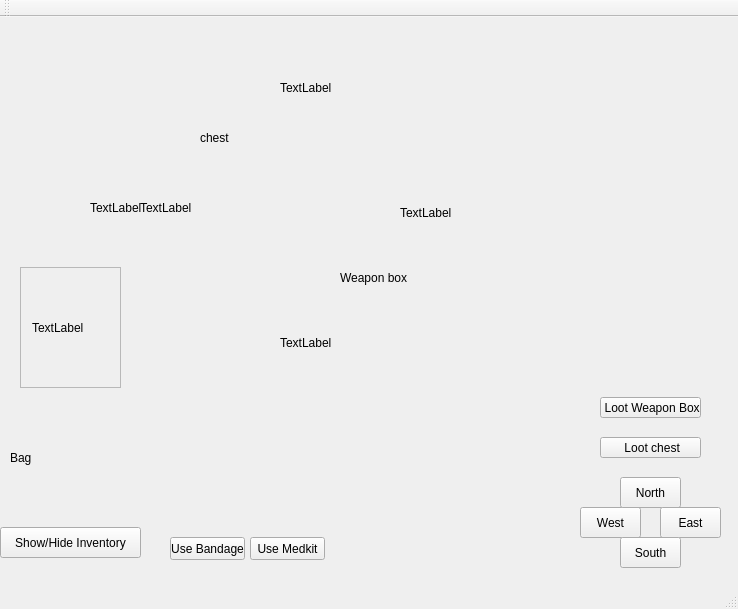
<?xml version="1.0" encoding="UTF-8"?>
<ui version="4.0">
 <class>MainWindow</class>
 <widget class="QMainWindow" name="MainWindow">
  <property name="enabled">
   <bool>true</bool>
  </property>
  <property name="geometry">
   <rect>
    <x>0</x>
    <y>0</y>
    <width>738</width>
    <height>609</height>
   </rect>
  </property>
  <property name="windowTitle">
   <string>MainWindow</string>
  </property>
  <widget class="QWidget" name="centralWidget">
   <widget class="QPushButton" name="pushButton">
    <property name="geometry">
     <rect>
      <x>580</x>
      <y>490</y>
      <width>61</width>
      <height>31</height>
     </rect>
    </property>
    <property name="text">
     <string>West</string>
    </property>
   </widget>
   <widget class="QPushButton" name="pushButton_3">
    <property name="geometry">
     <rect>
      <x>620</x>
      <y>460</y>
      <width>61</width>
      <height>31</height>
     </rect>
    </property>
    <property name="text">
     <string>North</string>
    </property>
   </widget>
   <widget class="QPushButton" name="pushButton_2">
    <property name="geometry">
     <rect>
      <x>660</x>
      <y>490</y>
      <width>61</width>
      <height>31</height>
     </rect>
    </property>
    <property name="text">
     <string>East</string>
    </property>
   </widget>
   <widget class="QPushButton" name="pushButton_4">
    <property name="geometry">
     <rect>
      <x>620</x>
      <y>520</y>
      <width>61</width>
      <height>31</height>
     </rect>
    </property>
    <property name="text">
     <string>South</string>
    </property>
   </widget>
   <widget class="QPushButton" name="pushButton_6">
    <property name="geometry">
     <rect>
      <x>600</x>
      <y>420</y>
      <width>101</width>
      <height>21</height>
     </rect>
    </property>
    <property name="text">
     <string> Loot chest</string>
    </property>
   </widget>
   <widget class="QPushButton" name="pushButton_7">
    <property name="geometry">
     <rect>
      <x>0</x>
      <y>510</y>
      <width>141</width>
      <height>31</height>
     </rect>
    </property>
    <property name="text">
     <string>Show/Hide Inventory</string>
    </property>
   </widget>
   <widget class="QScrollArea" name="scrollArea">
    <property name="geometry">
     <rect>
      <x>20</x>
      <y>250</y>
      <width>101</width>
      <height>121</height>
     </rect>
    </property>
    <property name="widgetResizable">
     <bool>true</bool>
    </property>
    <widget class="QWidget" name="scrollAreaWidgetContents">
     <property name="geometry">
      <rect>
       <x>0</x>
       <y>0</y>
       <width>99</width>
       <height>119</height>
      </rect>
     </property>
     <layout class="QGridLayout" name="gridLayout">
      <item row="0" column="0">
       <widget class="QLabel" name="label_5">
        <property name="text">
         <string>TextLabel</string>
        </property>
       </widget>
      </item>
     </layout>
    </widget>
   </widget>
   <widget class="QLabel" name="label_6">
    <property name="geometry">
     <rect>
      <x>10</x>
      <y>390</y>
      <width>101</width>
      <height>101</height>
     </rect>
    </property>
    <property name="text">
     <string>Bag</string>
    </property>
   </widget>
   <widget class="QLabel" name="label_7">
    <property name="geometry">
     <rect>
      <x>140</x>
      <y>20</y>
      <width>451</width>
      <height>341</height>
     </rect>
    </property>
    <property name="text">
     <string>TextLabel</string>
    </property>
   </widget>
   <widget class="QLabel" name="label">
    <property name="geometry">
     <rect>
      <x>400</x>
      <y>120</y>
      <width>131</width>
      <height>151</height>
     </rect>
    </property>
    <property name="text">
     <string>TextLabel</string>
    </property>
   </widget>
   <widget class="QLabel" name="label_2">
    <property name="geometry">
     <rect>
      <x>280</x>
      <y>-10</y>
      <width>181</width>
      <height>161</height>
     </rect>
    </property>
    <property name="text">
     <string>TextLabel</string>
    </property>
   </widget>
   <widget class="QLabel" name="label_3">
    <property name="geometry">
     <rect>
      <x>90</x>
      <y>100</y>
      <width>241</width>
      <height>181</height>
     </rect>
    </property>
    <property name="text">
     <string>TextLabel</string>
    </property>
   </widget>
   <widget class="QLabel" name="label_4">
    <property name="geometry">
     <rect>
      <x>280</x>
      <y>260</y>
      <width>161</width>
      <height>131</height>
     </rect>
    </property>
    <property name="text">
     <string>TextLabel</string>
    </property>
   </widget>
   <widget class="QLabel" name="label_9">
    <property name="geometry">
     <rect>
      <x>200</x>
      <y>70</y>
      <width>101</width>
      <height>101</height>
     </rect>
    </property>
    <property name="text">
     <string>chest</string>
    </property>
   </widget>
   <widget class="QPushButton" name="useBandage">
    <property name="geometry">
     <rect>
      <x>170</x>
      <y>520</y>
      <width>75</width>
      <height>23</height>
     </rect>
    </property>
    <property name="text">
     <string>Use Bandage</string>
    </property>
   </widget>
   <widget class="QPushButton" name="useMedkit">
    <property name="geometry">
     <rect>
      <x>250</x>
      <y>520</y>
      <width>75</width>
      <height>23</height>
     </rect>
    </property>
    <property name="text">
     <string>Use Medkit</string>
    </property>
   </widget>
   <widget class="QPushButton" name="weaponButton">
    <property name="geometry">
     <rect>
      <x>600</x>
      <y>380</y>
      <width>101</width>
      <height>21</height>
     </rect>
    </property>
    <property name="text">
     <string> Loot Weapon Box</string>
    </property>
   </widget>
   <widget class="QLabel" name="weaponLabel">
    <property name="geometry">
     <rect>
      <x>340</x>
      <y>210</y>
      <width>101</width>
      <height>101</height>
     </rect>
    </property>
    <property name="text">
     <string>Weapon box</string>
    </property>
   </widget>
   <widget class="QLabel" name="win">
    <property name="geometry">
     <rect>
      <x>590</x>
      <y>200</y>
      <width>111</width>
      <height>61</height>
     </rect>
    </property>
    <property name="text">
     <string/>
    </property>
   </widget>
   <widget class="QLabel" name="startInfo">
    <property name="geometry">
     <rect>
      <x>530</x>
      <y>10</y>
      <width>201</width>
      <height>261</height>
     </rect>
    </property>
    <property name="text">
     <string/>
    </property>
   </widget>
  </widget>
  <widget class="QMenuBar" name="menuBar">
   <property name="geometry">
    <rect>
     <x>0</x>
     <y>0</y>
     <width>738</width>
     <height>21</height>
    </rect>
   </property>
  </widget>
  <widget class="QToolBar" name="mainToolBar">
   <attribute name="toolBarArea">
    <enum>TopToolBarArea</enum>
   </attribute>
   <attribute name="toolBarBreak">
    <bool>false</bool>
   </attribute>
  </widget>
  <widget class="QStatusBar" name="statusBar"/>
 </widget>
 <layoutdefault spacing="6" margin="11"/>
 <resources/>
 <connections/>
</ui>
